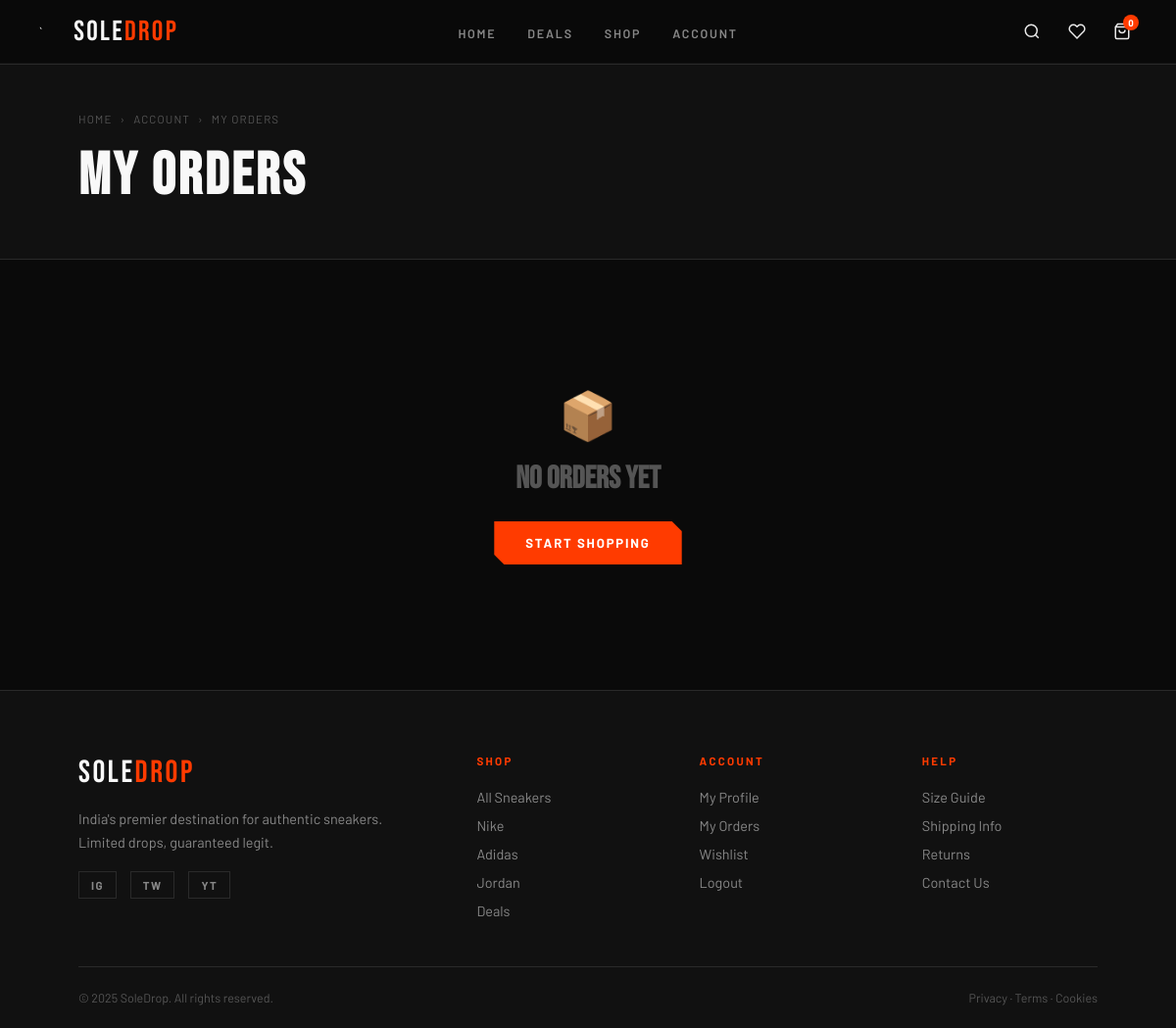
Before: /orders/ (signed in) with the older database file.
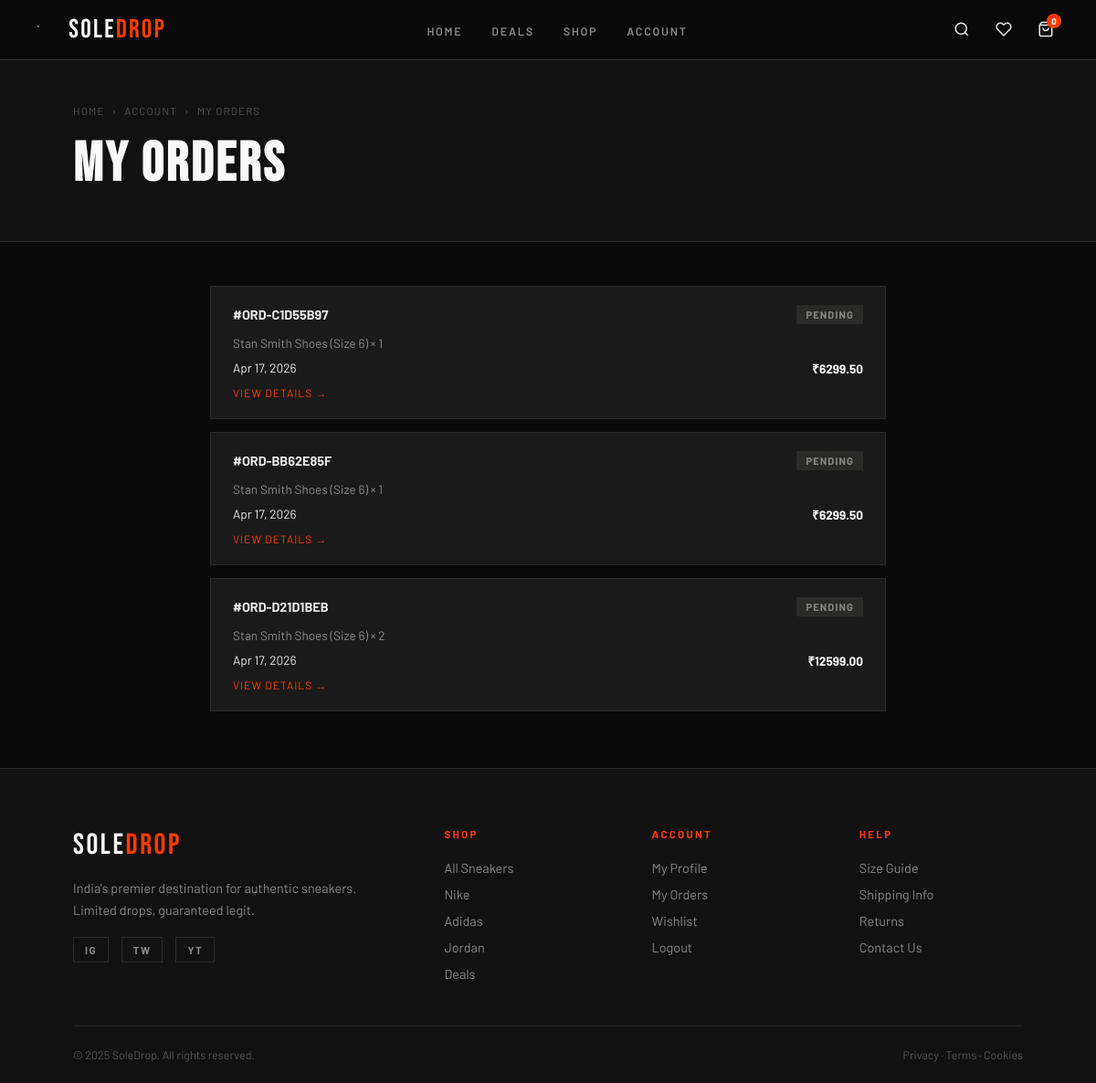
After: the same page with the newer database file.
### orders/models.py (models this page shows, shortened)
class Order(models.Model):
    class Status(models.TextChoices):
        PENDING = 'pending','Pending'
        SHIPPED = 'shipped','Shipped'
        CANCELLED = 'cancelled','Cancelled'
        CONFIRMED = 'confirmed','Confirmed'
        DELIVERED = 'delivered','Delivered'
    class PaymentMethod(models.TextChoices):
        COD = 'COD','Cash on Delivery'
        ONLINE = 'ONLINE','Online Payment'
    id = models.UUIDField(primary_key=True,default=uuid.uuid4,editable=False)
    order_number = models.CharField(max_length=12,unique=True,editable=False,null=True)
    user = models.ForeignKey(settings.AUTH_USER_MODEL, on_delete=models.CASCADE)
    status = models.CharField(choices=Status.choices,default='pending',max_length=10)
    payment_method = models.CharField(max_length=10,choices=PaymentMethod.choices)
    total_amount = models.DecimalField(max_digits=10, decimal_places=2, default=0)
    name = models.CharField(max_length=80)
    email = models.EmailField()
    phone = models.CharField(max_length=12)
    address_line1 = models.TextField()
    address_line2 = models.TextField(blank=True)
    city = models.CharField(max_length=30)
    state = models.CharField(max_length=20)
    pincode = models.CharField(max_length=10)
    country = models.CharField(max_length=26)
    coupon_code = models.ForeignKey(Coupon,null=True,blank=True,on_delete=models.SET_NULL)
    created_at = models.DateTimeField(auto_now_add=True,db_index=True)

class OrderItem(models.Model):
    order = models.ForeignKey(Order, on_delete=models.CASCADE,related_name='items',null=True)
    variant = models.ForeignKey(Variant, on_delete=models.SET_NULL,related_name='order_items',null=True)
    quantity = models.PositiveIntegerField()
    price_at_purchase = models.DecimalField(decimal_places=2,max_digits=10)

### products/models.py (models this page shows, shortened)
class Variant(models.Model):
    product = models.ForeignKey(Product,on_delete=models.CASCADE,related_name='available_variants')
    size = models.ForeignKey(ProductSize,on_delete=models.CASCADE,related_name='variant')
    stock = models.PositiveIntegerField(default=0)
    class Meta:
        unique_together = ('product', 'size')
        ordering = ['product', 'size']

class Product(models.Model):
    def generate_slug(self):
        return f'{self.category.name.lower()}-{self.name.lower()}'.replace(' ', '-')
    BADGE_CHOICES = [
    ('',     'None'),
    ('new',  'New'),
    ('sale', 'Sale'),
    ('hot',  'Hot'),
]
    name = models.CharField(max_length=255)
    slug = AutoSlugField(populate_from=generate_slug, unique=True)
    description = models.TextField()
    category = models.ForeignKey(Category, on_delete=models.SET_NULL, related_name='products', null=True)
    image = models.ImageField(upload_to='product_images/', blank=True, null=True)
    stock = models.PositiveIntegerField(default=0)
    old_price = models.DecimalField(max_digits=10, decimal_places=2)
    new_price = models.DecimalField(max_digits=10, decimal_places=2)
    badge = models.CharField(max_length=20, choices=BADGE_CHOICES, default='',blank=True)
    created_at = models.DateTimeField(auto_now_add=True)
    updated_at = models.DateTimeField(auto_now=True)
    is_active = models.BooleanField(default=True)
    is_featured = models.BooleanField(default=False)
    class Meta:
        ordering = ['-created_at']

class ProductSize(models.Model):
    class Sizes(models.TextChoices):
        six = '6', '6'
        six_half = '6.5', '6.5'
        seven = '7', '7'
        seven_half = '7.5', '7.5'
        eight = '8', '8'
        eight_half = '8.5', '8.5'
        nine = '9', '9'
    product = models.ForeignKey(Product, on_delete=models.SET_NULL, related_name='available_sizes',null=True)
    value = models.CharField(max_length=20, choices=Sizes.choices)
    class Meta:
        ordering = ['value']
        unique_together = ('product', 'value')

### orders/views.py (the view)
# urls.py: path('', views.order_list, name='order_list'),
def order_list(request):
    orders=Order.objects.filter(user=request.user)
    return render(request,'order_list.html',{'orders':orders})

### cart/models.py (called while the page is built)
    @property
    def total_price(self):
        return sum(item.total_price for item in self.items.all())

### context_processors.py (called while the page is built)
def cart_data(request):
    cart = Cart.objects.filter(user=request.user.id).first() if request.user.is_authenticated else None
    if cart:
        cart_count = cart.items.count()
        cart_items = cart.items.all()
        cart_total = cart.total_price
    else:
        cart_count = 0
        cart_items = []
        cart_total = 0
    return {
        'cart_count': cart_count,
        'cart_items':cart_items,
        'cart_total': cart_total,
    }

### templates/order_list.html (shortened to what this page needs)
{% extends "base.html" %}
{% load static %}
{% block content %}
<div class="page-hero">
  <div class="breadcrumb"><a href="{% url 'products:home' %}">Home</a><span>›</span><a href="{% url 'accounts:profile' %}">Account</a><span>›</span><span>My Orders</span></div>
  <h1 class="page-hero-title">My Orders</h1>
</div>
<div style="max-width:900px;margin:0 auto;padding:48px 80px">
  {% for order in orders %}
    <div class="order-card">
      <div class="order-head">
        <span class="order-id">#{{ order.order_number }}</span>
        <span class="order-status status-{{ order.status }}">{{ order.get_status_display }}</span>
      </div>
      <p class="order-items">
        {% for item in order.items.all %}
          {{ item.variant.product.name }} (Size {{ item.variant.size.value }}) × {{ item.quantity }}{% if not forloop.last %}, {% endif %}
        {% endfor %}
      </p>
      <div class="order-footer">
        <span>{{ order.created_at|date:"M j, Y" }}</span>
        <span class="order-total">₹{{ order.total_amount }}</span>
      </div>
      <a href="{% url 'orders:order_detail' order.id %}" style="font-size:.75rem;color:var(--accent);display:inline-block;margin-top:10px;letter-spacing:.08em;text-transform:uppercase">View Details →</a>
    </div>
  {% empty %}
    <div style="text-align:center;padding:80px 0">
      <div style="font-size:3rem;margin-bottom:16px">📦</div>
      <h3 style="font-family:'Bebas Neue',sans-serif;font-size:2rem;color:var(--mid)">No orders yet</h3>
      <a href="{% url 'products:product_list' %}" class="btn-primary" style="margin-top:24px;display:inline-block">Start Shopping</a>
    </div>
  {% endfor %}
</div>
{% endblock %}

Changed rows visible on the page:
added Order: order_number "ORD-C1D55B97", status "PENDING", created_at "Apr 17, 2026", total_amount "6299.50"
added OrderItem: variant.product.name "Stan Smith Shoes", variant.size.value "6", quantity "1", shown under "ORD-C1D55B97"
added Order: order_number "ORD-BB62E85F", status "PENDING", created_at "Apr 17, 2026", total_amount "6299.50"
added OrderItem: variant.product.name "Stan Smith Shoes", variant.size.value "6", quantity "1", shown under "ORD-BB62E85F"
added Order: order_number "ORD-D21D1BEB", status "PENDING", created_at "Apr 17, 2026", total_amount "12599.00"
added OrderItem: variant.product.name "Stan Smith Shoes", variant.size.value "6", quantity "2", shown under "ORD-D21D1BEB"
Other visible differences:
text no longer shown: "📦 No orders yet START SHOPPING"
